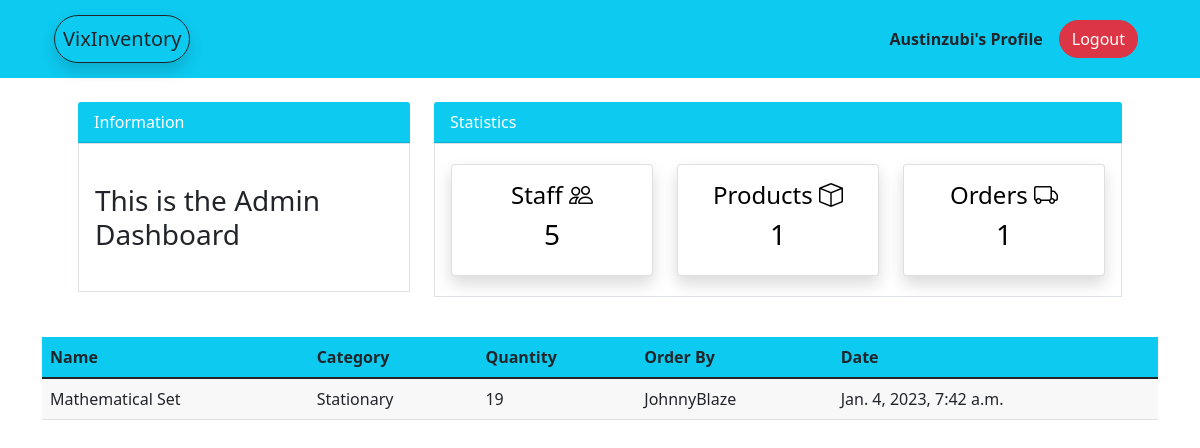
Before: /order/ (signed in) with the older database file.
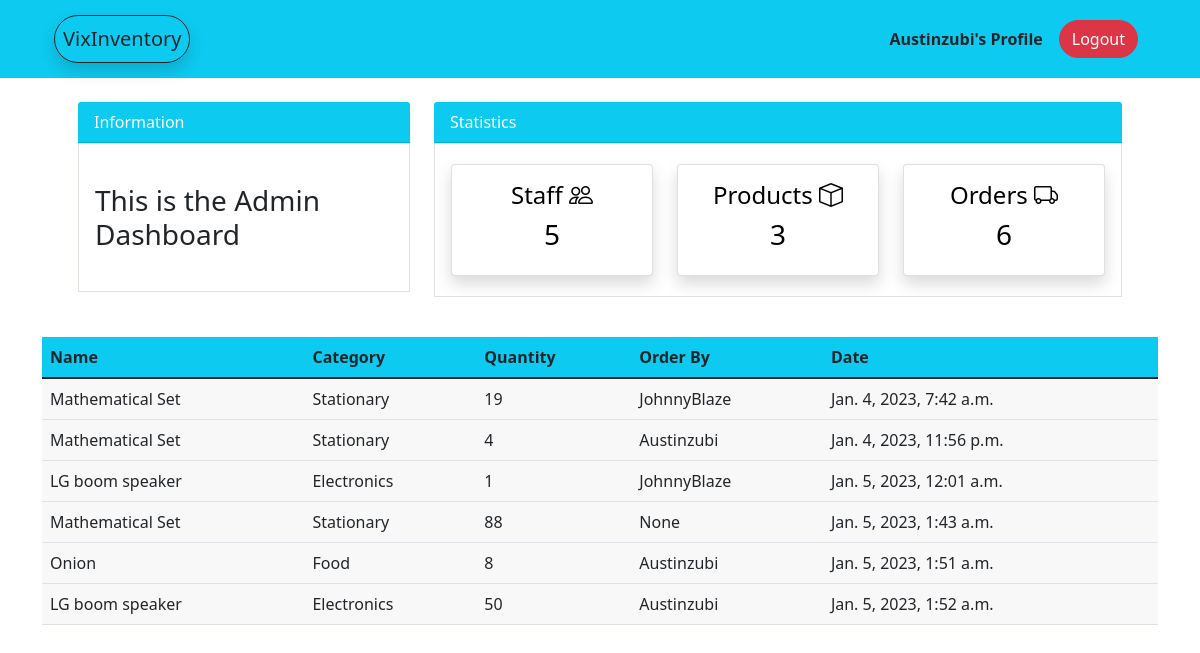
After: the same page with the newer database file.
### dashboard/models.py (models this page shows, shortened)
class Order(models.Model):
    product = models.ForeignKey(Product, on_delete=models.CASCADE, null = True) # This creates a relationship between the order model and the Product model using a Foreign Key
    staff = models.ForeignKey(User, on_delete=models.CASCADE, null=True) #the model 'User' is the same defined in the admin panel already created for us
    order_quantity = models.PositiveIntegerField(null = True) # this means that the number of orders will always be positive
    date = models.DateTimeField(auto_now_add=True)
    class Meta:
        verbose_name_plural = 'Order'

class Product(models.Model):
    name = models.CharField(max_length=100, null=True)
    category = models.CharField(max_length=20, choices = CATEGORY, null=True)
    quantity = models.PositiveIntegerField(null=True)
    class Meta:
        verbose_name_plural = 'Product'
    def __str__(self):
        return f'{self.name}'

### dashboard/views.py (the view)
# urls.py: path('order/', views.orders, name = 'dashboard-orders'),
@login_required
def orders(request):
    workers = User.objects.all()
    workers_count = workers.count()
    items = Product.objects.all()
    items_count = items.count()
    order = Order.objects.all()
    order_count = order.count()
    context = {
        'order': order,
        'items_count':items_count,
        'workers_count':workers_count,
        'order_count': order_count,
    }
    return render(request, 'dashboard/orders.html', context )

### templates/dashboard/orders.html (shortened to what this page needs)
{% extends 'partials/base.html' %}
{% block content %}
    <div class="container">
        {% include 'partials/topnav.html' %}
        <div class="row ">
            <div class="col mt-3 p-0">
                <table class="table dark-color">
                    <thead class="bg-info">
                        <tr>
                            <th scope="col">Name</th>
                            <th scope="col">Category</th>
                            <th scope="col">Quantity</th>
                            <th scope="col">Order By</th>
                            <th scope="col">Date</th>
                        </tr>
                    </thead>
                    <tbody>
                        {% for purchase in order %}
                        <tr>
                            <td>{{purchase.product}}</td>
                            <td>{{purchase.product.category}}</td>
                            <td>{{purchase.order_quantity}}</td>
                            <td>
                                {{purchase.staff}}
                            </td>
                            <td>{{purchase.date}}</td>
                        </tr>
                        {% endfor %}
                    </tbody>
                  </table>
            </div>
        </div>
    </div>
{% endblock %}

Changed rows visible on the page:
added Order: product "Mathematical Set", product.category "Stationary", order_quantity "4", staff "Austinzubi", date "Jan. 4, 2023, 11:56 p.m."
added Order: product "LG boom speaker", product.category "Electronics", order_quantity "1", staff "JohnnyBlaze", date "Jan. 5, 2023, 12:01 a.m."
added Order: product "Mathematical Set", product.category "Stationary", order_quantity "88", staff "None", date "Jan. 5, 2023, 1:43 a.m."
added Order: product "Onion", product.category "Food", order_quantity "8", staff "Austinzubi", date "Jan. 5, 2023, 1:51 a.m."
added Order: product "LG boom speaker", product.category "Electronics", order_quantity "50", staff "Austinzubi", date "Jan. 5, 2023, 1:52 a.m."
Other visible differences:
{{ items_count }}: "1" → "3"
{{ order_count }}: "1" → "6"
